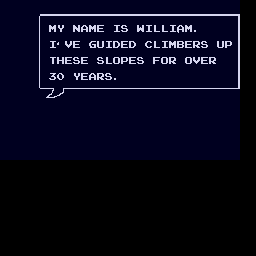

This game map was drawn from its Tiled (.tmx) file and the tilesets committed beside it. A one-line description and the full map source follow:
An orthogonal 32x32 tile map with 8x8 px tiles, 1 tile layer (Tile Layer 1).

<map version="1.10" tiledversion="1.11.2" orientation="orthogonal" renderorder="right-down" width="32" height="32" tilewidth="8" tileheight="8" infinite="0" nextlayerid="2" nextobjectid="1">
 <editorsettings>
  <export target="diaTwo.c" format="gba" />
 </editorsettings>
 <tileset firstgid="1" source="dialogueFont.tsx" />
 <layer id="1" name="Tile Layer 1" width="32" height="32">
  <data encoding="csv">
322,322,322,322,322,322,322,322,322,322,322,322,322,322,322,322,322,322,322,322,322,322,322,322,322,322,322,322,322,322,0,0,
322,322,322,322,322,297,297,298,297,298,297,298,297,298,297,298,297,298,297,298,297,298,297,298,297,298,297,298,297,298,0,0,
322,322,322,322,229,226,226,226,273,273,273,273,273,273,273,273,273,273,273,273,273,273,273,273,273,273,226,226,226,293,0,0,
322,322,322,322,229,465,109,140,226,129,97,109,101,226,105,134,201,138,105,108,108,105,97,109,166,273,226,226,226,325,0,0,
322,322,322,273,229,488,198,198,198,198,377,226,226,226,226,378,379,433,434,273,273,273,194,273,273,273,273,273,273,293,0,0,
322,322,322,273,229,226,105,164,137,101,226,103,136,105,100,101,100,226,99,108,105,109,98,101,133,134,273,136,131,325,0,0,
322,322,322,226,229,226,226,226,226,226,226,226,226,226,226,226,226,226,226,226,226,226,226,226,273,273,273,273,273,293,0,0,
322,322,225,226,229,226,135,104,101,134,101,226,134,108,130,131,101,134,226,102,130,133,226,130,137,101,133,273,273,325,0,0,
322,225,225,226,229,226,226,226,226,226,226,226,226,226,226,226,226,226,226,226,226,226,226,226,226,273,273,273,273,293,0,0,
322,225,225,226,229,273,68,65,273,140,101,97,133,134,166,273,273,273,273,273,273,273,273,226,226,226,226,226,273,325,0,0,
273,225,225,226,229,273,273,273,273,273,273,273,273,273,273,273,273,273,273,273,273,273,273,273,273,273,226,226,273,293,0,0,
273,225,225,273,262,358,359,360,361,362,264,264,264,263,264,264,264,264,264,264,264,264,264,264,264,264,264,264,264,264,0,0,
226,225,225,273,290,390,391,392,393,394,290,290,290,290,290,290,290,290,290,290,290,290,290,290,290,290,290,290,290,290,0,0,
226,225,225,273,273,273,273,273,273,273,273,273,273,273,273,273,273,273,273,273,273,273,273,273,273,273,273,273,273,273,0,0,
226,225,225,225,225,225,225,225,225,225,225,225,225,225,225,225,225,225,225,225,225,225,225,225,225,225,225,225,225,273,0,0,
226,225,225,225,225,225,225,225,225,225,225,225,225,225,225,225,225,225,225,225,225,225,225,225,225,225,225,225,225,273,0,0,
226,225,225,225,225,225,225,225,225,225,225,225,225,225,225,225,225,225,225,225,225,225,225,225,225,225,225,225,225,273,0,0,
273,262,225,225,225,225,225,225,225,225,225,225,225,225,225,225,225,225,225,225,225,225,225,225,225,225,225,225,225,273,0,0,
273,290,225,225,225,225,225,225,225,225,225,225,225,225,225,225,225,225,225,225,225,225,225,225,225,225,225,225,225,273,0,0,
273,273,225,225,225,225,225,225,225,225,225,225,225,225,225,225,225,225,225,225,225,225,225,225,225,225,225,225,225,273,0,0,
0,0,0,0,0,0,0,0,0,0,0,0,0,0,0,0,0,0,0,0,0,0,0,0,0,0,0,0,0,0,0,0,
0,0,0,0,0,0,0,0,0,0,0,0,0,0,0,0,0,0,0,0,0,0,0,0,0,0,0,0,0,0,0,0,
0,0,0,0,0,0,0,0,0,0,0,0,0,0,0,0,0,0,0,0,0,0,0,0,0,0,0,0,0,0,0,0,
0,0,0,0,0,0,0,0,0,0,0,0,0,0,0,0,0,0,0,0,0,0,0,0,0,0,0,0,0,0,0,0,
0,0,0,0,0,0,0,0,0,0,0,0,0,0,0,0,0,0,0,0,0,0,0,0,0,0,0,0,0,0,0,0,
0,0,0,0,0,0,0,0,0,0,0,0,0,0,0,0,0,0,0,0,0,0,0,0,0,0,0,0,0,0,0,0,
0,0,0,0,0,0,0,0,0,0,0,0,0,0,0,0,0,0,0,0,0,0,0,0,0,0,0,0,0,0,0,0,
0,0,0,0,0,0,0,0,0,0,0,0,0,0,0,0,0,0,0,0,0,0,0,0,0,0,0,0,0,0,0,0,
0,0,0,0,0,0,0,0,0,0,0,0,0,0,0,0,0,0,0,0,0,0,0,0,0,0,0,0,0,0,0,0,
0,0,0,0,0,0,0,0,0,0,0,0,0,0,0,0,0,0,0,0,0,0,0,0,0,0,0,0,0,0,0,0,
0,0,0,0,0,0,0,0,0,0,0,0,0,0,0,0,0,0,0,0,0,0,0,0,0,0,0,0,0,0,0,0,
0,0,0,0,0,0,0,0,0,0,0,0,0,0,0,0,0,0,0,0,0,0,0,0,0,0,0,0,0,0,0,0
</data>
 </layer>
</map>
